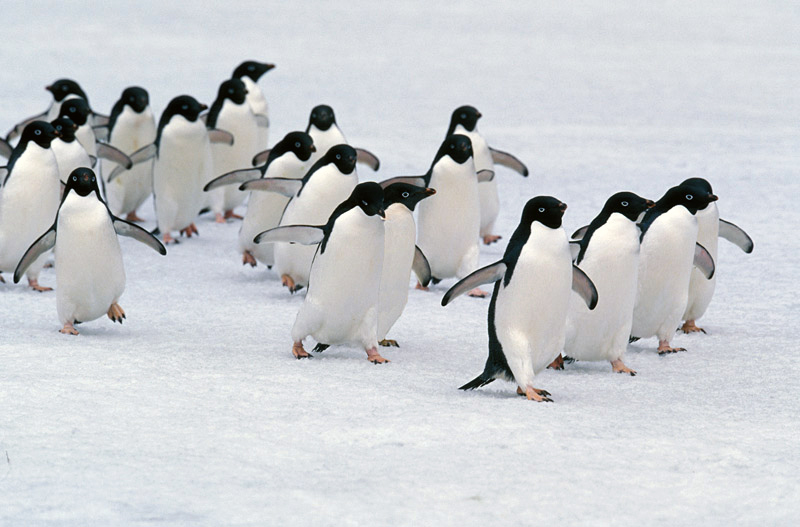
#> input picture Project2/penguins.jpg, 800 x 527 px
$ python sift_descriptors.py
#> lines starting #> are read from the running program, lines starting #| are printed output that depends on the picture
"""
Caroline Li
CSC 391 Project 2: Local Feature Extraction, Detection, and Matching
2/4/2019

This script takes an image and uses a SIFT descriptor to draw keypoints on the image.

"""

import cv2
import numpy as numpy

# Get image and make it grayscale
img = cv2.imread('penguins.jpg')
#> img is the input picture: shape (527, 800, 3); mean B, G, R 206.3, 203.1, 200.7
gray = cv2.cvtColor(img,cv2.COLOR_BGR2GRAY)

# Create SIFT descriptor
sift = cv2.xfeatures2d.SIFT_create(0,3,0.1,10,1.6)
kp = sift.detect(gray,None)
#> kp = 550 keypoints; strongest (x, y, size): (322, 117, 16), (694, 194, 23.6), (460, 130, 6.3), (134, 98, 17.3)

# Apply to image
img = cv2.drawKeypoints(gray,kp, img, flags=cv2.DRAW_MATCHES_FLAGS_DRAW_RICH_KEYPOINTS)
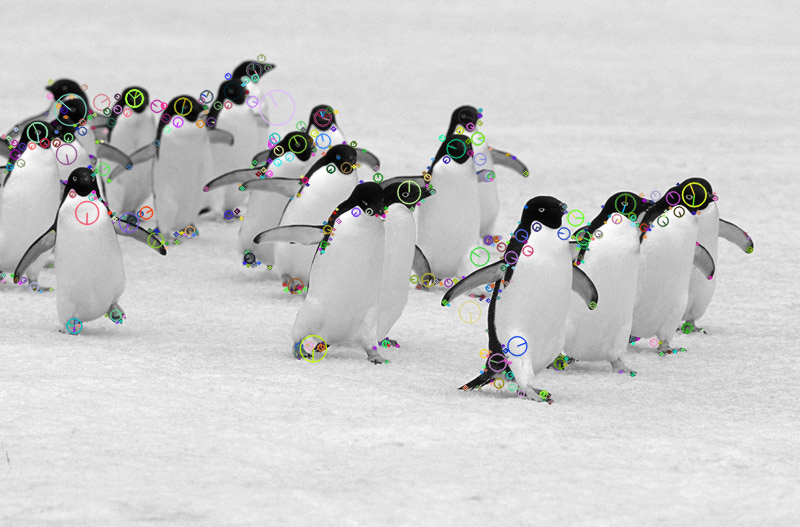
#> img: shape (527, 800, 3); mean B, G, R 202.7, 203.1, 202.9


# Display image
cv2.imshow('SIFT keypoints',img)
cv2.waitKey(0)

# cv2.imwrite('penguins_sift.jpg', img)

$ run again, with Project2/matching2.jpg copied over Project2/penguins.jpg
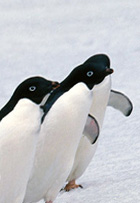
#> input picture Project2/matching2.jpg, 140 x 203 px
#> img is the input picture: shape (203, 140, 3); mean B, G, R 197.9, 194.3, 192.9
#> kp = 44 keypoints; strongest (x, y, size): (93, 71, 21.2), (80, 88, 8.2), (24, 104, 8.6), (128, 114, 3)
#> `img = cv2.drawKeypoints(gray,kp, img, flags=cv2.DRAW_MATCHES_FLAGS_DRA..`:
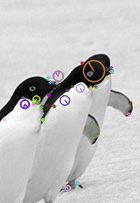
#> img: shape (203, 140, 3); mean B, G, R 194.2, 194.2, 194.7

$ run again, with Project2/matching3.jpg copied over Project2/penguins.jpg
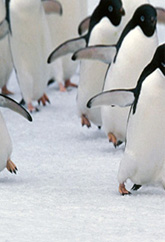
#> input picture Project2/matching3.jpg, 165 x 242 px
#> img is the input picture: shape (242, 165, 3); mean B, G, R 187.7, 186.2, 184.8
#> kp = 116 keypoints; strongest (x, y, size): (30, 119, 2.9), (105, 22, 6.6), (149, 31, 8.3), (136, 187, 4.2)
#> `img = cv2.drawKeypoints(gray,kp, img, flags=cv2.DRAW_MATCHES_FLAGS_DRA..`:
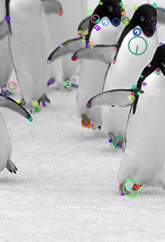
#> img: shape (242, 165, 3); mean B, G, R 185.8, 185.9, 185.6
